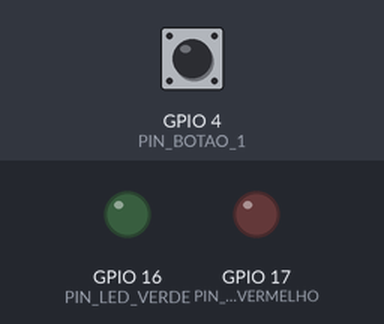
This sketch was run on a simulated ESP32. On the bench: output pins drawn as LEDs (lit = HIGH). Inputs (shaded band) come from the test bench; at power-on: GPIO 4 (PIN_BOTAO_1) HIGH.

Above: at 1.2 s.
1.3 s: GPIO 4 (PIN_BOTAO_1) pulled LOW for 0.15 s
At 2.5 s:
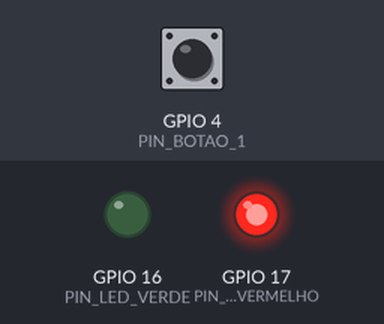
Timing chart, 0 to 4.4 s (numbered marks = the images above; inputs shaded):
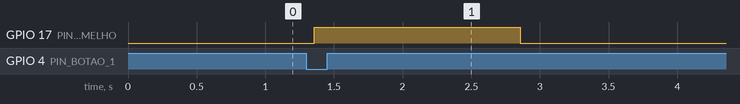

The sketch:

controle_nfc_manual.ino
```cpp
// controle.ino — equivalente manual em C++/Arduino do exemplo controle.tupa
// Gerado para a comparacao "12 linhas de Tupa x N linhas de C++" do pitch.
// Alvo: ESP32 DevKit v1 + leitor NFC MFRC522 + LEDs + botao.

#include <SPI.h>
#include <MFRC522.h>

// ---- Mapeamento de pinos ----
#define PIN_SS      5
#define PIN_RST     22
#define PIN_BOTAO_1 4
#define PIN_LED_VERDE    16
#define PIN_LED_VERMELHO 17

// UID de um cartao autorizado (exemplo)
byte UID_AUTORIZADO[4] = { 0xDE, 0xAD, 0xBE, 0xEF };

MFRC522 leitor(PIN_SS, PIN_RST);

int tentativas = 3;

struct Cartao {
  bool valido;
};

// Le um cartao NFC e diz se e valido
Cartao nfcLer() {
  Cartao cartao;
  cartao.valido = false;

  if (!leitor.PICC_IsNewCardPresent() || !leitor.PICC_ReadCardSerial()) {
    return cartao;
  }

  bool igual = (leitor.uid.size == 4);
  for (byte i = 0; i < leitor.uid.size && igual; i++) {
    if (leitor.uid.uidByte[i] != UID_AUTORIZADO[i]) {
      igual = false;
    }
  }

  cartao.valido = igual;
  leitor.PICC_HaltA();
  return cartao;
}

void ledVerde() {
  digitalWrite(PIN_LED_VERDE, HIGH);
  digitalWrite(PIN_LED_VERMELHO, LOW);
}

void ledVermelho() {
  digitalWrite(PIN_LED_VERMELHO, HIGH);
  digitalWrite(PIN_LED_VERDE, LOW);
}

void ledApagar() {
  digitalWrite(PIN_LED_VERDE, LOW);
  digitalWrite(PIN_LED_VERMELHO, LOW);
}

void setup() {
  Serial.begin(115200);
  SPI.begin();
  leitor.PCD_Init();

  pinMode(PIN_BOTAO_1, INPUT_PULLUP);
  pinMode(PIN_LED_VERDE, OUTPUT);
  pinMode(PIN_LED_VERMELHO, OUTPUT);
  ledApagar();
}

void loop() {
  // evento: ao botao(1)
  if (digitalRead(PIN_BOTAO_1) == LOW) {
    delay(30); // debounce

    Cartao cartao = nfcLer();

    if (cartao.valido == true) {
      ledVerde();
      delay(1500);
      ledApagar();
    } else {
      ledVermelho();
      delay(1500);
      ledApagar();
    }

    while (digitalRead(PIN_BOTAO_1) == LOW) {
      delay(10);
    }
  }
}
```

Measured:
- after the input at 1.3 s, GPIO 17 (PIN_LED_VERMELHO): LOW → HIGH after 0.06 s, → LOW 1.5 s later
